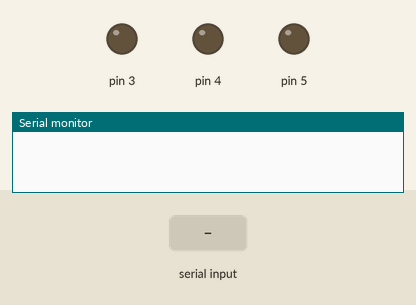
A sketch run on a simulated Arduino Uno, built with avr-gcc and run on an emulated ATmega328P. On the bench: output pins drawn as LEDs (lit = HIGH), the last lines printed to the serial monitor. The inputs (shaded band) are chosen by the test bench.

Above: at 1.2 s.
1.3 s: "1" received over Serial
At 2.3 s:
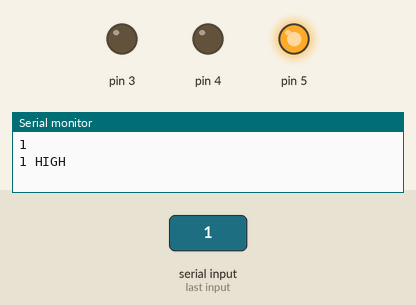
2.8 s: "2" received over Serial
At 3.5 s:
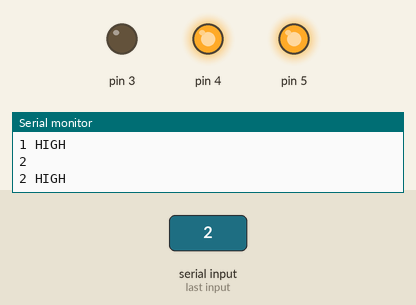
4.3 s: "3" received over Serial
At 4.6 s:
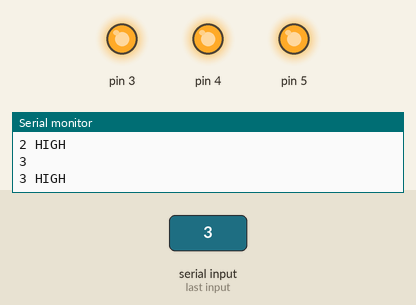
Timing chart, 0 to 7.3 s (numbered marks = the images above; inputs shaded):
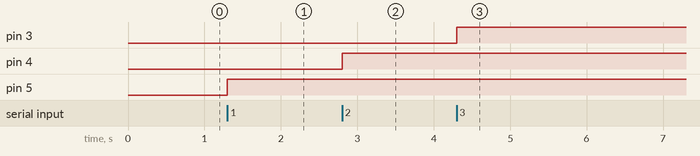

Measured:
- after the input at 1.3 s, pin 5: LOW → HIGH at once
- after the input at 2.8 s, pin 4: LOW → HIGH at once
- after the input at 4.3 s, pin 3: LOW → HIGH at once

The sketch:

sketch_feb08c.ino
```cpp
void setup() {
  Serial.begin(9600);
  pinMode(5, OUTPUT);
  pinMode(4, OUTPUT);
  pinMode(3, OUTPUT);
}

void loop() {


  if (Serial.available()) {
    char c = Serial.read();
    Serial.println(c);

    if (c == '1') {
      digitalWrite(5, HIGH);
      Serial.println("1 HIGH");
    } else if (c == '2') {
      digitalWrite(4, HIGH);
      Serial.println("2 HIGH");
    } else if (c == '3') {
      digitalWrite(3, HIGH);
      Serial.println("3 HIGH");
    } else if (c == '4') {
      digitalWrite(5, LOW);
      digitalWrite(4, LOW);
      digitalWrite(3, LOW);
      Serial.println("1,2,3 LOW");
    }
  }


} //end of loop
```
